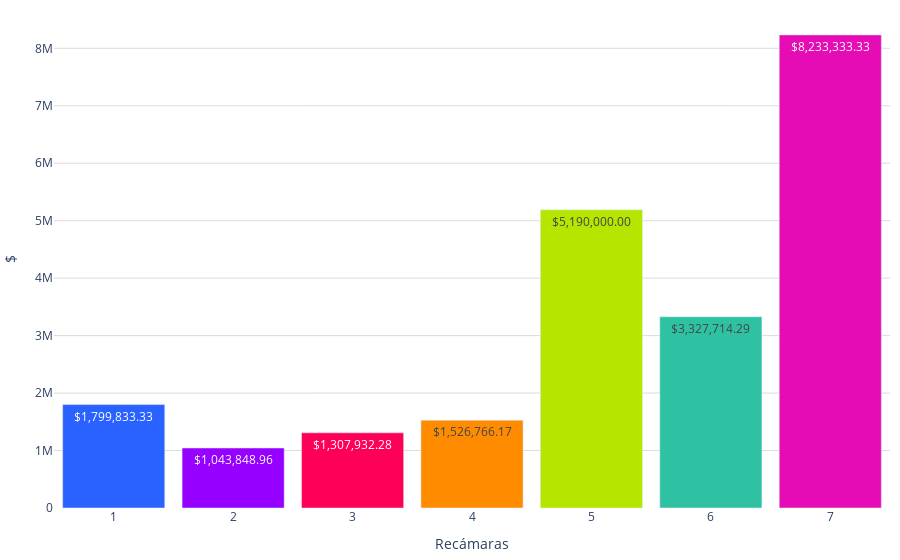

The notebook cell saved with this chart:
### Code cell
import pandas as pd
import plotly.graph_objects as go
import locale

# Establecer configuración regional para el formato de precios
locale.setlocale(locale.LC_ALL, '')

# Definir función para formatear precios
def format_price(price):
    return locale.currency(price, grouping=True)

# Crear una lista de etiquetas para el eje x
etiquetas = [str(recamaras) if recamaras != 16 else '16+' for recamaras in df_promedio_casas['Recamaras']]

# Obtener los precios y el número de recámaras
precios = df_promedio_casas['precio']

# Crear el texto con los precios formateados
text_precios = [format_price(precio) for precio in precios]

colores = ['#2962ff', '#9500ff', '#ff0059', '#ff8c00', '#b4e600', '#2EC2A2','#E50CB6','#4225CF','#2CBA4D','#2962ff', '#9500ff', '#ff0059']

fig = go.Figure()
fig.add_trace(go.Bar(
    x=etiquetas,
    y=precios,
    text=text_precios,
    marker_color=colores,
    textposition='auto' 
))
fig.update_layout(
    #title='Precio promedio por número de baños',
    xaxis=dict(title='Recámaras'),
    yaxis=dict(title='$', gridcolor='#dddcda', ),
    bargap=0.1,
    bargroupgap=0.05,
    plot_bgcolor='rgba(0,0,0,0)',
    margin=dict(l=10, r=10, t=10, b=10),  # Ajusta los márgenes (left, right, top, bottom)        
)

fig.show()

### Figure 1 — Plotly figure (JSON) as saved in the notebook; plotly's stock layout.template omitted (floating-point values rounded to 4 significant figures)
{"data": [{"marker": {"color": ["#2962ff", "#9500ff", "#ff0059", "#ff8c00", "#b4e600", "#2EC2A2", "#E50CB6", "#4225CF", "#2CBA4D", "#2962ff", "#9500ff", "#ff0059"]}, "text": ["$1,799,833.33", "$1,043,848.96", "$1,307,932.28", "$1,526,766.17", "$5,190,000.00", "$3,327,714.29", "$8,233,333.33"], "textposition": "auto", "type": "bar", "x": ["1", "2", "3", "4", "5", "6", "7"], "y": [1800000.0, 1044000.0, 1308000.0, 1527000.0, 5190000, 3328000.0, 8233000.0]}], "layout": {"bargap": 0.1, "bargroupgap": 0.05, "margin": {"b": 10, "l": 10, "r": 10, "t": 10}, "plot_bgcolor": "rgba(0,0,0,0)", "xaxis": {"title": {"text": "Recámaras"}}, "yaxis": {"gridcolor": "#dddcda", "title": {"text": "$"}}}}
